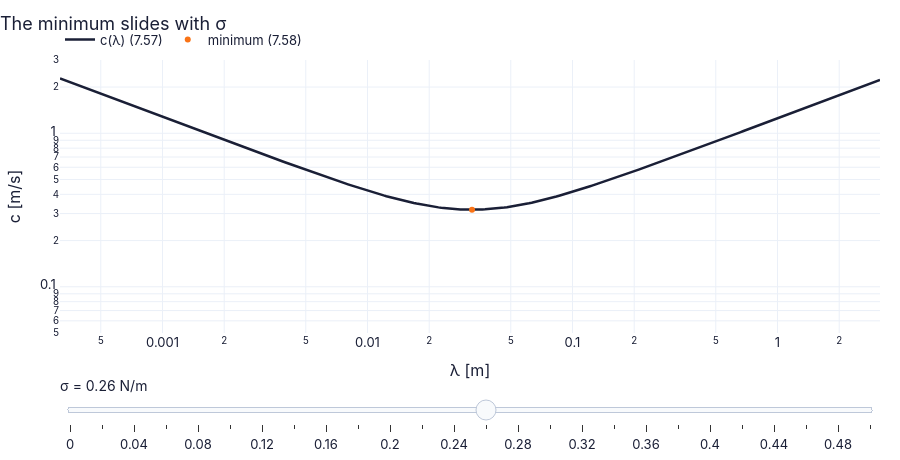

Source (notebook cell):
### Markdown cell above
**What you see.** A valley at 1.7 cm between the rising capillary branch (rose) and the gravity branch (blue), then the $\sqrt{gH}$
plateau for very long waves (our remake of Fig. 7.10 `N176`).

**How to read it.** At any λ the square of the black curve is the sum of the squares of the two dashed branches, times tanh kH.

**What would change if…** …soap halved σ: the valley moves to 1.2 cm and 19 cm/s ($\lambda_m\propto\sigma^{1/2}$, $c_{min}\propto\sigma^{1/4}$).

### Code cell
lam = np.logspace(-3.5, 0.5, 300)                          # wavelengths [m]
def curves(sg):                                            # c(λ) and the minimum for one surface tension σ [N/m]
    c = ch07.phase_speed(2*np.pi/lam, np.inf, sigma=sg, rho=1000.0)          # (7.57), deep water
    m = ch07.capillary_minimum(sg, 1000.0, G) if sg > 0 else {"lam_m": np.nan, "c_min": np.nan}   # (7.58)
    return {"c(λ) (7.57)": (lam, c), "minimum (7.58)": ([m["lam_m"]], [m["c_min"]])}
fig = slider_figure(curves, "σ", np.linspace(0.0, 0.5, 26 if not FAST else 11), unit="N/m", xlabel="λ [m]",
                    ylabel="c [m/s]", title="The minimum slides with σ", modes={"minimum (7.58)": "markers"})
logaxes(fig, x=(10**-3.5, 10**0.5), y=(0.05, 3))           # log axes, fixed
recolor(fig, {"c(λ) (7.57)": COLORS["ink"], "minimum (7.58)": COLORS["orange"]})
fig.show()   # draw (works on the page: no kernel needed)

### Figure 1 — Plotly figure (JSON) as saved in the notebook; plotly's stock layout.template omitted (floating-point values rounded to 4 significant figures; data arrays with more than 128 entries replaced by an {"elided": "..."} marker saying what was removed)
{"data": [{"hovertemplate": "c(λ) (7.57): %{y:.4g}<extra>σ = 0 N/m</extra>", "line": {"color": "#1a1f36", "width": 2.5}, "marker": {"color": "#1a1f36"}, "mode": "lines", "name": "c(λ) (7.57)", "type": "scatter", "visible": false, "x": {"elided": "300 float values"}, "y": {"elided": "300 float values"}}, {"hovertemplate": "minimum (7.58): %{y:.4g}<extra>σ = 0 N/m</extra>", "line": {"color": "#f97316", "width": 2.5}, "marker": {"color": "#f97316"}, "mode": "markers", "name": "minimum (7.58)", "type": "scatter", "visible": false, "x": [NaN], "y": [NaN]}, {"hovertemplate": "c(λ) (7.57): %{y:.4g}<extra>σ = 0.02 N/m</extra>", "line": {"color": "#1a1f36", "width": 2.5}, "marker": {"color": "#1a1f36"}, "mode": "lines", "name": "c(λ) (7.57)", "type": "scatter", "visible": false, "x": {"elided": "300 float values"}, "y": {"elided": "300 float values"}}, {"hovertemplate": "minimum (7.58): %{y:.4g}<extra>σ = 0.02 N/m</extra>", "line": {"color": "#f97316", "width": 2.5}, "marker": {"color": "#f97316"}, "mode": "markers", "name": "minimum (7.58)", "type": "scatter", "visible": false, "x": [0.008971], "y": [0.1674]}, {"hovertemplate": "c(λ) (7.57): %{y:.4g}<extra>σ = 0.04 N/m</extra>", "line": {"color": "#1a1f36", "width": 2.5}, "marker": {"color": "#1a1f36"}, "mode": "lines", "name": "c(λ) (7.57)", "type": "scatter", "visible": false, "x": {"elided": "300 float values"}, "y": {"elided": "300 float values"}}, {"hovertemplate": "minimum (7.58): %{y:.4g}<extra>σ = 0.04 N/m</extra>", "line": {"color": "#f97316", "width": 2.5}, "marker": {"color": "#f97316"}, "mode": "markers", "name": "minimum (7.58)", "type": "scatter", "visible": false, "x": [0.01269], "y": [0.199]}, {"hovertemplate": "c(λ) (7.57): %{y:.4g}<extra>σ = 0.06 N/m</extra>", "line": {"color": "#1a1f36", "width": 2.5}, "marker": {"color": "#1a1f36"}, "mode": "lines", "name": "c(λ) (7.57)", "type": "scatter", "visible": false, "x": {"elided": "300 float values"}, "y": {"elided": "300 float values"}}, {"hovertemplate": "minimum (7.58): %{y:.4g}<extra>σ = 0.06 N/m</extra>", "line": {"color": "#f97316", "width": 2.5}, "marker": {"color": "#f97316"}, "mode": "markers", "name": "minimum (7.58)", "type": "scatter", "visible": false, "x": [0.01554], "y": [0.2203]}, {"hovertemplate": "c(λ) (7.57): %{y:.4g}<extra>σ = 0.08 N/m</extra>", "line": {"color": "#1a1f36", "width": 2.5}, "marker": {"color": "#1a1f36"}, "mode": "lines", "name": "c(λ) (7.57)", "type": "scatter", "visible": false, "x": {"elided": "300 float values"}, "y": {"elided": "300 float values"}}, {"hovertemplate": "minimum (7.58): %{y:.4g}<extra>σ = 0.08 N/m</extra>", "line": {"color": "#f97316", "width": 2.5}, "marker": {"color": "#f97316"}, "mode": "markers", "name": "minimum (7.58)", "type": "scatter", "visible": false, "x": [0.01794], "y": [0.2367]}, {"hovertemplate": "c(λ) (7.57): %{y:.4g}<extra>σ = 0.1 N/m</extra>", "line": {"color": "#1a1f36", "width": 2.5}, "marker": {"color": "#1a1f36"}, "mode": "lines", "name": "c(λ) (7.57)", "type": "scatter", "visible": false, "x": {"elided": "300 float values"}, "y": {"elided": "300 float values"}}, {"hovertemplate": "minimum (7.58): %{y:.4g}<extra>σ = 0.1 N/m</extra>", "line": {"color": "#f97316", "width": 2.5}, "marker": {"color": "#f97316"}, "mode": "markers", "name": "minimum (7.58)", "type": "scatter", "visible": false, "x": [0.02006], "y": [0.2503]}, {"hovertemplate": "c(λ) (7.57): %{y:.4g}<extra>σ = 0.12 N/m</extra>", "line": {"color": "#1a1f36", "width": 2.5}, "marker": {"color": "#1a1f36"}, "mode": "lines", "name": "c(λ) (7.57)", "type": "scatter", "visible": false, "x": {"elided": "300 float values"}, "y": {"elided": "300 float values"}}, {"hovertemplate": "minimum (7.58): %{y:.4g}<extra>σ = 0.12 N/m</extra>", "line": {"color": "#f97316", "width": 2.5}, "marker": {"color": "#f97316"}, "mode": "markers", "name": "minimum (7.58)", "type": "scatter", "visible": false, "x": [0.02198], "y": [0.262]}, {"hovertemplate": "c(λ) (7.57): %{y:.4g}<extra>σ = 0.14 N/m</extra>", "line": {"color": "#1a1f36", "width": 2.5}, "marker": {"color": "#1a1f36"}, "mode": "lines", "name": "c(λ) (7.57)", "type": "scatter", "visible": false, "x": {"elided": "300 float values"}, "y": {"elided": "300 float values"}}, {"hovertemplate": "minimum (7.58): %{y:.4g}<extra>σ = 0.14 N/m</extra>", "line": {"color": "#f97316", "width": 2.5}, "marker": {"color": "#f97316"}, "mode": "markers", "name": "minimum (7.58)", "type": "scatter", "visible": false, "x": [0.02374], "y": [0.2722]}, {"hovertemplate": "c(λ) (7.57): %{y:.4g}<extra>σ = 0.16 N/m</extra>", "line": {"color": "#1a1f36", "width": 2.5}, "marker": {"color": "#1a1f36"}, "mode": "lines", "name": "c(λ) (7.57)", "type": "scatter", "visible": false, "x": {"elided": "300 float values"}, "y": {"elided": "300 float values"}}, {"hovertemplate": "minimum (7.58): %{y:.4g}<extra>σ = 0.16 N/m</extra>", "line": {"color": "#f97316", "width": 2.5}, "marker": {"color": "#f97316"}, "mode": "markers", "name": "minimum (7.58)", "type": "scatter", "visible": false, "x": [0.02537], "y": [0.2815]}, {"hovertemplate": "c(λ) (7.57): %{y:.4g}<extra>σ = 0.18 N/m</extra>", "line": {"color": "#1a1f36", "width": 2.5}, "marker": {"color": "#1a1f36"}, "mode": "lines", "name": "c(λ) (7.57)", "type": "scatter", "visible": false, "x": {"elided": "300 float values"}, "y": {"elided": "300 float values"}}, {"hovertemplate": "minimum (7.58): %{y:.4g}<extra>σ = 0.18 N/m</extra>", "line": {"color": "#f97316", "width": 2.5}, "marker": {"color": "#f97316"}, "mode": "markers", "name": "minimum (7.58)", "type": "scatter", "visible": false, "x": [0.02691], "y": [0.2899]}, {"hovertemplate": "c(λ) (7.57): %{y:.4g}<extra>σ = 0.2 N/m</extra>", "line": {"color": "#1a1f36", "width": 2.5}, "marker": {"color": "#1a1f36"}, "mode": "lines", "name": "c(λ) (7.57)", "type": "scatter", "visible": false, "x": {"elided": "300 float values"}, "y": {"elided": "300 float values"}}, {"hovertemplate": "minimum (7.58): %{y:.4g}<extra>σ = 0.2 N/m</extra>", "line": {"color": "#f97316", "width": 2.5}, "marker": {"color": "#f97316"}, "mode": "markers", "name": "minimum (7.58)", "type": "scatter", "visible": false, "x": [0.02837], "y": [0.2976]}, {"hovertemplate": "c(λ) (7.57): %{y:.4g}<extra>σ = 0.22 N/m</extra>", "line": {"color": "#1a1f36", "width": 2.5}, "marker": {"color": "#1a1f36"}, "mode": "lines", "name": "c(λ) (7.57)", "type": "scatter", "visible": false, "x": {"elided": "300 float values"}, "y": {"elided": "300 float values"}}, {"hovertemplate": "minimum (7.58): %{y:.4g}<extra>σ = 0.22 N/m</extra>", "line": {"color": "#f97316", "width": 2.5}, "marker": {"color": "#f97316"}, "mode": "markers", "name": "minimum (7.58)", "type": "scatter", "visible": false, "x": [0.02975], "y": [0.3048]}, {"hovertemplate": "c(λ) (7.57): %{y:.4g}<extra>σ = 0.24 N/m</extra>", "line": {"color": "#1a1f36", "width": 2.5}, "marker": {"color": "#1a1f36"}, "mode": "lines", "name": "c(λ) (7.57)", "type": "scatter", "visible": false, "x": {"elided": "300 float values"}, "y": {"elided": "300 float values"}}, {"hovertemplate": "minimum (7.58): %{y:.4g}<extra>σ = 0.24 N/m</extra>", "line": {"color": "#f97316", "width": 2.5}, "marker": {"color": "#f97316"}, "mode": "markers", "name": "minimum (7.58)", "type": "scatter", "visible": false, "x": [0.03108], "y": [0.3115]}, {"hovertemplate": "c(λ) (7.57): %{y:.4g}<extra>σ = 0.26 N/m</extra>", "line": {"color": "#1a1f36", "width": 2.5}, "marker": {"color": "#1a1f36"}, "mode": "lines", "name": "c(λ) (7.57)", "type": "scatter", "visible": true, "x": {"elided": "300 float values"}, "y": {"elided": "300 float values"}}, {"hovertemplate": "minimum (7.58): %{y:.4g}<extra>σ = 0.26 N/m</extra>", "line": {"color": "#f97316", "width": 2.5}, "marker": {"color": "#f97316"}, "mode": "markers", "name": "minimum (7.58)", "type": "scatter", "visible": true, "x": [0.03235], "y": [0.3178]}, {"hovertemplate": "c(λ) (7.57): %{y:.4g}<extra>σ = 0.28 N/m</extra>", "line": {"color": "#1a1f36", "width": 2.5}, "marker": {"color": "#1a1f36"}, "mode": "lines", "name": "c(λ) (7.57)", "type": "scatter", "visible": false, "x": {"elided": "300 float values"}, "y": {"elided": "300 float values"}}, {"hovertemplate": "minimum (7.58): %{y:.4g}<extra>σ = 0.28 N/m</extra>", "line": {"color": "#f97316", "width": 2.5}, "marker": {"color": "#f97316"}, "mode": "markers", "name": "minimum (7.58)", "type": "scatter", "visible": false, "x": [0.03357], "y": [0.3238]}, {"hovertemplate": "c(λ) (7.57): %{y:.4g}<extra>σ = 0.3 N/m</extra>", "line": {"color": "#1a1f36", "width": 2.5}, "marker": {"color": "#1a1f36"}, "mode": "lines", "name": "c(λ) (7.57)", "type": "scatter", "visible": false, "x": {"elided": "300 float values"}, "y": {"elided": "300 float values"}}, {"hovertemplate": "minimum (7.58): %{y:.4g}<extra>σ = 0.3 N/m</extra>", "line": {"color": "#f97316", "width": 2.5}, "marker": {"color": "#f97316"}, "mode": "markers", "name": "minimum (7.58)", "type": "scatter", "visible": false, "x": [0.03475], "y": [0.3294]}, {"hovertemplate": "c(λ) (7.57): %{y:.4g}<extra>σ = 0.32 N/m</extra>", "line": {"color": "#1a1f36", "width": 2.5}, "marker": {"color": "#1a1f36"}, "mode": "lines", "name": "c(λ) (7.57)", "type": "scatter", "visible": false, "x": {"elided": "300 float values"}, "y": {"elided": "300 float values"}}, {"hovertemplate": "minimum (7.58): %{y:.4g}<extra>σ = 0.32 N/m</extra>", "line": {"color": "#f97316", "width": 2.5}, "marker": {"color": "#f97316"}, "mode": "markers", "name": "minimum (7.58)", "type": "scatter", "visible": false, "x": [0.03589], "y": [0.3347]}, {"hovertemplate": "c(λ) (7.57): %{y:.4g}<extra>σ = 0.34 N/m</extra>", "line": {"color": "#1a1f36", "width": 2.5}, "marker": {"color": "#1a1f36"}, "mode": "lines", "name": "c(λ) (7.57)", "type": "scatter", "visible": false, "x": {"elided": "300 float values"}, "y": {"elided": "300 float values"}}, {"hovertemplate": "minimum (7.58): %{y:.4g}<extra>σ = 0.34 N/m</extra>", "line": {"color": "#f97316", "width": 2.5}, "marker": {"color": "#f97316"}, "mode": "markers", "name": "minimum (7.58)", "type": "scatter", "visible": false, "x": [0.03699], "y": [0.3399]}, {"hovertemplate": "c(λ) (7.57): %{y:.4g}<extra>σ = 0.36 N/m</extra>", "line": {"color": "#1a1f36", "width": 2.5}, "marker": {"color": "#1a1f36"}, "mode": "lines", "name": "c(λ) (7.57)", "type": "scatter", "visible": false, "x": {"elided": "300 float values"}, "y": {"elided": "300 float values"}}, {"hovertemplate": "minimum (7.58): %{y:.4g}<extra>σ = 0.36 N/m</extra>", "line": {"color": "#f97316", "width": 2.5}, "marker": {"color": "#f97316"}, "mode": "markers", "name": "minimum (7.58)", "type": "scatter", "visible": false, "x": [0.03806], "y": [0.3448]}, {"hovertemplate": "c(λ) (7.57): %{y:.4g}<extra>σ = 0.38 N/m</extra>", "line": {"color": "#1a1f36", "width": 2.5}, "marker": {"color": "#1a1f36"}, "mode": "lines", "name": "c(λ) (7.57)", "type": "scatter", "visible": false, "x": {"elided": "300 float values"}, "y": {"elided": "300 float values"}}, {"hovertemplate": "minimum (7.58): %{y:.4g}<extra>σ = 0.38 N/m</extra>", "line": {"color": "#f97316", "width": 2.5}, "marker": {"color": "#f97316"}, "mode": "markers", "name": "minimum (7.58)", "type": "scatter", "visible": false, "x": [0.03911], "y": [0.3494]}, {"hovertemplate": "c(λ) (7.57): %{y:.4g}<extra>σ = 0.4 N/m</extra>", "line": {"color": "#1a1f36", "width": 2.5}, "marker": {"color": "#1a1f36"}, "mode": "lines", "name": "c(λ) (7.57)", "type": "scatter", "visible": false, "x": {"elided": "300 float values"}, "y": {"elided": "300 float values"}}, {"hovertemplate": "minimum (7.58): %{y:.4g}<extra>σ = 0.4 N/m</extra>", "line": {"color": "#f97316", "width": 2.5}, "marker": {"color": "#f97316"}, "mode": "markers", "name": "minimum (7.58)", "type": "scatter", "visible": false, "x": [0.04012], "y": [0.354]}, {"hovertemplate": "c(λ) (7.57): %{y:.4g}<extra>σ = 0.42 N/m</extra>", "line": {"color": "#1a1f36", "width": 2.5}, "marker": {"color": "#1a1f36"}, "mode": "lines", "name": "c(λ) (7.57)", "type": "scatter", "visible": false, "x": {"elided": "300 float values"}, "y": {"elided": "300 float values"}}, {"hovertemplate": "minimum (7.58): %{y:.4g}<extra>σ = 0.42 N/m</extra>", "line": {"color": "#f97316", "width": 2.5}, "marker": {"color": "#f97316"}, "mode": "markers", "name": "minimum (7.58)", "type": "scatter", "visible": false, "x": [0.04111], "y": [0.3583]}, {"hovertemplate": "c(λ) (7.57): %{y:.4g}<extra>σ = 0.44 N/m</extra>", "line": {"color": "#1a1f36", "width": 2.5}, "marker": {"color": "#1a1f36"}, "mode": "lines", "name": "c(λ) (7.57)", "type": "scatter", "visible": false, "x": {"elided": "300 float values"}, "y": {"elided": "300 float values"}}, {"hovertemplate": "minimum (7.58): %{y:.4g}<extra>σ = 0.44 N/m</extra>", "line": {"color": "#f97316", "width": 2.5}, "marker": {"color": "#f97316"}, "mode": "markers", "name": "minimum (7.58)", "type": "scatter", "visible": false, "x": [0.04208], "y": [0.3625]}, {"hovertemplate": "c(λ) (7.57): %{y:.4g}<extra>σ = 0.46 N/m</extra>", "line": {"color": "#1a1f36", "width": 2.5}, "marker": {"color": "#1a1f36"}, "mode": "lines", "name": "c(λ) (7.57)", "type": "scatter", "visible": false, "x": {"elided": "300 float values"}, "y": {"elided": "300 float values"}}, {"hovertemplate": "minimum (7.58): %{y:.4g}<extra>σ = 0.46 N/m</extra>", "line": {"color": "#f97316", "width": 2.5}, "marker": {"color": "#f97316"}, "mode": "markers", "name": "minimum (7.58)", "type": "scatter", "visible": false, "x": [0.04303], "y": [0.3665]}, {"hovertemplate": "c(λ) (7.57): %{y:.4g}<extra>σ = 0.48 N/m</extra>", "line": {"color": "#1a1f36", "width": 2.5}, "marker": {"color": "#1a1f36"}, "mode": "lines", "name": "c(λ) (7.57)", "type": "scatter", "visible": false, "x": {"elided": "300 float values"}, "y": {"elided": "300 float values"}}, {"hovertemplate": "minimum (7.58): %{y:.4g}<extra>σ = 0.48 N/m</extra>", "line": {"color": "#f97316", "width": 2.5}, "marker": {"color": "#f97316"}, "mode": "markers", "name": "minimum (7.58)", "type": "scatter", "visible": false, "x": [0.04395], "y": [0.3705]}, {"hovertemplate": "c(λ) (7.57): %{y:.4g}<extra>σ = 0.5 N/m</extra>", "line": {"color": "#1a1f36", "width": 2.5}, "marker": {"color": "#1a1f36"}, "mode": "lines", "name": "c(λ) (7.57)", "type": "scatter", "visible": false, "x": {"elided": "300 float values"}, "y": {"elided": "300 float values"}}, {"hovertemplate": "minimum (7.58): %{y:.4g}<extra>σ = 0.5 N/m</extra>", "line": {"color": "#f97316", "width": 2.5}, "marker": {"color": "#f97316"}, "mode": "markers", "name": "minimum (7.58)", "type": "scatter", "visible": false, "x": [0.04486], "y": [0.3743]}], "layout": {"colorway": ["#6c5ce7", "#0fa39c", "#f97316", "#2563eb", "#e11d6a", "#d97706"], "font": {"color": "#1a1f36", "family": "Inter, -apple-system, Segoe UI, Roboto, sans-serif", "size": 13}, "height": 460, "hovermode": "x unified", "legend": {"orientation": "h", "x": 0, "xanchor": "left", "y": 1.02, "yanchor": "bottom"}, "margin": {"b": 90, "l": 60, "r": 20, "t": 60}, "sliders": [{"active": 13, "currentvalue": {"font": {"size": 14}, "prefix": "σ = ", "suffix": " N/m"}, "pad": {"t": 40}, "steps": [{"args": [{"visible": [true, true, false, false, false, false, false, false, false, false, false, false, false, false, false, false, false, false, false, false, false, false, false, false, false, false, false, false, false, false, false, false, false, false, false, false, false, false, false, false, false, false, false, false, false, false, false, false, false, false, false, false]}], "label": "0", "method": "update"}, {"args": [{"visible": [false, false, true, true, false, false, false, false, false, false, false, false, false, false, false, false, false, false, false, false, false, false, false, false, false, false, false, false, false, false, false, false, false, false, false, false, false, false, false, false, false, false, false, false, false, false, false, false, false, false, false, false]}], "label": "0.02", "method": "update"}, {"args": [{"visible": [false, false, false, false, true, true, false, false, false, false, false, false, false, false, false, false, false, false, false, false, false, false, false, false, false, false, false, false, false, false, false, false, false, false, false, false, false, false, false, false, false, false, false, false, false, false, false, false, false, false, false, false]}], "label": "0.04", "method": "update"}, {"args": [{"visible": [false, false, false, false, false, false, true, true, false, false, false, false, false, false, false, false, false, false, false, false, false, false, false, false, false, false, false, false, false, false, false, false, false, false, false, false, false, false, false, false, false, false, false, false, false, false, false, false, false, false, false, false]}], "label": "0.06", "method": "update"}, {"args": [{"visible": [false, false, false, false, false, false, false, false, true, true, false, false, false, false, false, false, false, false, false, false, false, false, false, false, false, false, false, false, false, false, false, false, false, false, false, false, false, false, false, false, false, false, false, false, false, false, false, false, false, false, false, false]}], "label": "0.08", "method": "update"}, {"args": [{"visible": [false, false, false, false, false, false, false, false, false, false, true, true, false, false, false, false, false, false, false, false, false, false, false, false, false, false, false, false, false, false, false, false, false, false, false, false, false, false, false, false, false, false, false, false, false, false, false, false, false, false, false, false]}], "label": "0.1", "method": "update"}, {"args": [{"visible": [false, false, false, false, false, false, false, false, false, false, false, false, true, true, false, false, false, false, false, false, false, false, false, false, false, false, false, false, false, false, false, false, false, false, false, false, false, false, false, false, false, false, false, false, false, false, false, false, false, false, false, false]}], "label": "0.12", "method": "update"}, {"args": [{"visible": [false, false, false, false, false, false, false, false, false, false, false, false, false, false, true, true, false, false, false, false, false, false, false, false, false, false, false, false, false, false, false, false, false, false, false, false, false, false, false, false, false, false, false, false, false, false, false, false, false, false, false, false]}], "label": "0.14", "method": "update"}, {"args": [{"visible": [false, false, false, false, false, false, false, false, false, false, false, false, false, false, false, false, true, true, false, false, false, false, false, false, false, false, false, false, false, false, false, false, false, false, false, false, false, false, false, false, false, false, false, false, false, false, false, false, false, false, false, false]}], "label": "0.16", "method": "update"}, {"args": [{"visible": [false, false, false, false, false, false, false, false, false, false, false, false, false, false, false, false, false, false, true, true, false, false, false, false, false, false, false, false, false, false, false, false, false, false, false, false, false, false, false, false, false, false, false, false, false, false, false, false, false, false, false, false]}], "label": "0.18", "method": "update"}, {"args": [{"visible": [false, false, false, false, false, false, false, false, false, false, false, false, false, false, false, false, false, false, false, false, true, true, false, false, false, false, false, false, false, false, false, false, false, false, false, false, false, false, false, false, false, false, false, false, false, false, false, false, false, false, false, false]}], "label": "0.2", "method": "update"}, {"args": [{"visible": [false, false, false, false, false, false, false, false, false, false, false, false, false, false, false, false, false, false, false, false, false, false, true, true, false, false, false, false, false, false, false, false, false, false, false, false, false, false, false, false, false, false, false, false, false, false, false, false, false, false, false, false]}], "label": "0.22", "method": "update"}, {"args": [{"visible": [false, false, false, false, false, false, false, false, false, false, false, false, false, false, false, false, false, false, false, false, false, false, false, false, true, true, false, false, false, false, false, false, false, false, false, false, false, false, false, false, false, false, false, false, false, false, false, false, false, false, false, false]}], "label": "0.24", "method": "update"}, {"args": [{"visible": [false, false, false, false, false, false, false, false, false, false, false, false, false, false, false, false, false, false, false, false, false, false, false, false, false, false, true, true, false, false, false, false, false, false, false, false, false, false, false, false, false, false, false, false, false, false, false, false, false, false, false, false]}], "label": "0.26", "method": "update"}, {"args": [{"visible": [false, false, false, false, false, false, false, false, false, false, false, false, false, false, false, false, false, false, false, false, false, false, false, false, false, false, false, false, true, true, false, false, false, false, false, false, false, false, false, false, false, false, false, false, false, false, false, false, false, false, false, false]}], "label": "0.28", "method": "update"}, {"args": [{"visible": [false, false, false, false, false, false, false, false, false, false, false, false, false, false, false, false, false, false, false, false, false, false, false, false, false, false, false, false, false, false, true, true, false, false, false, false, false, false, false, false, false, false, false, false, false, false, false, false, false, false, false, false]}], "label": "0.3", "method": "update"}, {"args": [{"visible": [false, false, false, false, false, false, false, false, false, false, false, false, false, false, false, false, false, false, false, false, false, false, false, false, false, false, false, false, false, false, false, false, true, true, false, false, false, false, false, false, false, false, false, false, false, false, false, false, false, false, false, false]}], "label": "0.32", "method": "update"}, {"args": [{"visible": [false, false, false, false, false, false, false, false, false, false, false, false, false, false, false, false, false, false, false, false, false, false, false, false, false, false, false, false, false, false, false, false, false, false, true, true, false, false, false, false, false, false, false, false, false, false, false, false, false, false, false, false]}], "label": "0.34", "method": "update"}, {"args": [{"visible": [false, false, false, false, false, false, false, false, false, false, false, false, false, false, false, false, false, false, false, false, false, false, false, false, false, false, false, false, false, false, false, false, false, false, false, false, true, true, false, false, false, false, false, false, false, false, false, false, false, false, false, false]}], "label": "0.36", "method": "update"}, {"args": [{"visible": [false, false, false, false, false, false, false, false, false, false, false, false, false, false, false, false, false, false, false, false, false, false, false, false, false, false, false, false, false, false, false, false, false, false, false, false, false, false, true, true, false, false, false, false, false, false, false, false, false, false, false, false]}], "label": "0.38", "method": "update"}, {"args": [{"visible": [false, false, false, false, false, false, false, false, false, false, false, false, false, false, false, false, false, false, false, false, false, false, false, false, false, false, false, false, false, false, false, false, false, false, false, false, false, false, false, false, true, true, false, false, false, false, false, false, false, false, false, false]}], "label": "0.4", "method": "update"}, {"args": [{"visible": [false, false, false, false, false, false, false, false, false, false, false, false, false, false, false, false, false, false, false, false, false, false, false, false, false, false, false, false, false, false, false, false, false, false, false, false, false, false, false, false, false, false, true, true, false, false, false, false, false, false, false, false]}], "label": "0.42", "method": "update"}, {"args": [{"visible": [false, false, false, false, false, false, false, false, false, false, false, false, false, false, false, false, false, false, false, false, false, false, false, false, false, false, false, false, false, false, false, false, false, false, false, false, false, false, false, false, false, false, false, false, true, true, false, false, false, false, false, false]}], "label": "0.44", "method": "update"}, {"args": [{"visible": [false, false, false, false, false, false, false, false, false, false, false, false, false, false, false, false, false, false, false, false, false, false, false, false, false, false, false, false, false, false, false, false, false, false, false, false, false, false, false, false, false, false, false, false, false, false, true, true, false, false, false, false]}], "label": "0.46", "method": "update"}, {"args": [{"visible": [false, false, false, false, false, false, false, false, false, false, false, false, false, false, false, false, false, false, false, false, false, false, false, false, false, false, false, false, false, false, false, false, false, false, false, false, false, false, false, false, false, false, false, false, false, false, false, false, true, true, false, false]}], "label": "0.48", "method": "update"}, {"args": [{"visible": [false, false, false, false, false, false, false, false, false, false, false, false, false, false, false, false, false, false, false, false, false, false, false, false, false, false, false, false, false, false, false, false, false, false, false, false, false, false, false, false, false, false, false, false, false, false, false, false, false, false, true, true]}], "label": "0.5", "method": "update"}]}], "title": {"text": "The minimum slides with σ", "x": 0}, "xaxis": {"range": [-3.5, 0.5], "title": {"text": "λ [m]"}, "type": "log"}, "yaxis": {"range": [-1.301, 0.4771], "title": {"text": "c [m/s]"}, "type": "log"}}}
